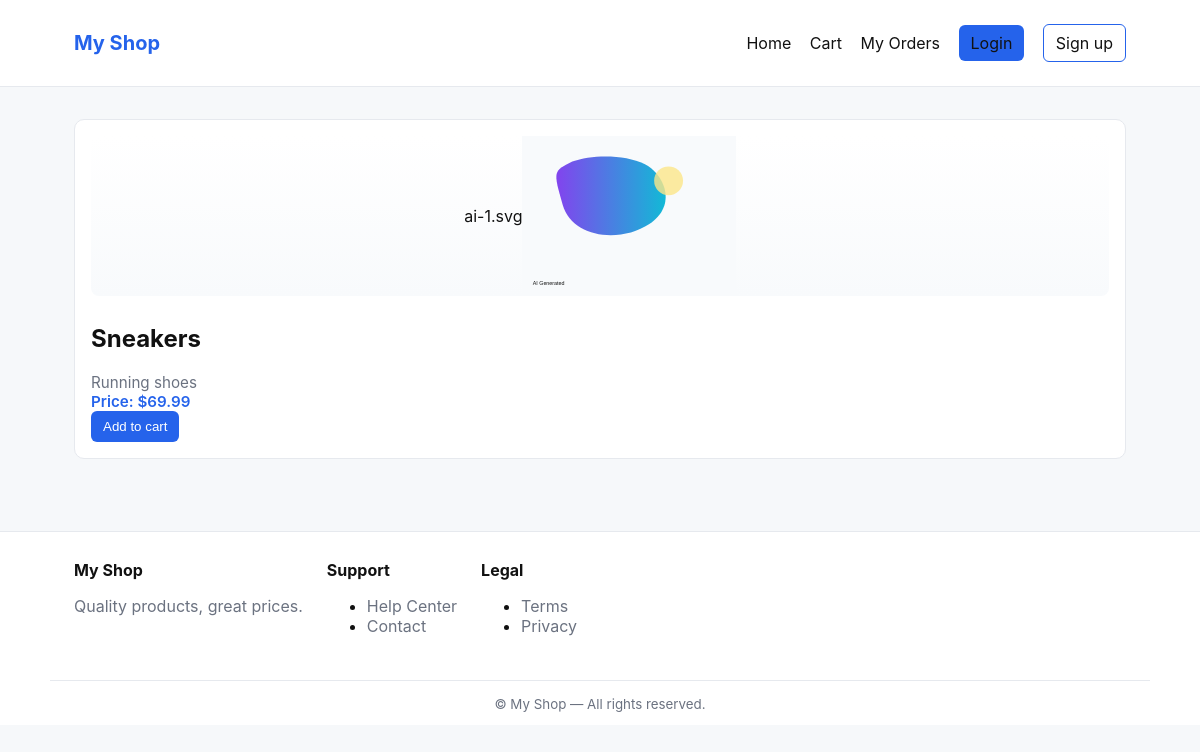
Screenshot of /product/sneakers/ with the database file from the repository.
### store/models.py (models this page shows, shortened)
class Product(models.Model):
    title = models.CharField(max_length=200)
    description = models.TextField(blank=True)
    price = models.DecimalField(max_digits=10, decimal_places=2)
    stock = models.PositiveIntegerField(default=0)
    slug = models.SlugField(unique=True)

### store/views.py (the view)
# urls.py: path('product/<slug:slug>/', views.product_detail, name='product_detail'),
def product_detail(request, slug):
    product = get_object_or_404(Product, slug=slug)
    return render(request, 'store/product_detail.html', {'product': product})

### templates/store/product_detail.html (shortened to what this page needs)
{% extends 'base.html' %}
{% block content %}
  <article class="product-card product-detail-card">
    <div class="product-image-wrap">
      {% if product.image %}
        <img src="{{ product.image.url }}" alt="{{ product.title }}" class="product-image">
      {% else %}
        {% with idx=product.id|default:1 %}
          {% cycle 'ai-1.svg' 'ai-2.svg' 'ai-3.svg' 'ai-4.svg' as placeholder %}
          <img src="/static/images/products/{{ placeholder }}" alt="{{ product.title }} (placeholder)" class="product-image">
        {% endwith %}
      {% endif %}
    </div>
    <div>
      <h2>{{ product.title }}</h2>
      <p>{{ product.description }}</p>
      <p class="price">Price: ${{ product.price }}</p>
      <form action="{% url 'store:cart_add' product.id %}" method="post">{% csrf_token %}
        <button type="submit" class="btn btn--primary">Add to cart</button>
      </form>
    </div>
  </article>
{% endblock %}

### static/css/styles.css (style rules this page uses)
:root { --bg:#f6f8fa; --card:#fff; --muted:#6b7280; --accent:#2563eb; --accent-600:#1e40af; --border: #e6e9ee; --radius:8px; --max-width:1100px; }
* { box-sizing:border-box }
body { font-family:Inter,system-ui,Segoe UI,Roboto,Helvetica,Arial,sans-serif;margin:0;background:var(--bg);color:#111 }
.btn { display:inline-block;padding:8px 12px;border-radius:6px;background:var(--accent);color:#fff;text-decoration:none;border:none;cursor:pointer }
.product-card { background:var(--card);border:1px solid var(--border);padding:16px;border-radius:10px;display:flex;flex-direction:column;gap:8px }
.product-card p { margin:0;color:var(--muted);font-size:0.95rem }
.product-card .price { font-weight:600;color:var(--accent) }
.product-image-wrap { width:100%;height:160px;display:flex;align-items:center;justify-content:center;overflow:hidden;border-radius:8px;background:linear-gradient(180deg,#fff,#f8fafc) }
.product-image { max-width:100%;max-height:100%;display:block;object-fit:cover }

### rows the page displays
Product: title "Sneakers", description "Running shoes", price "69.99"
